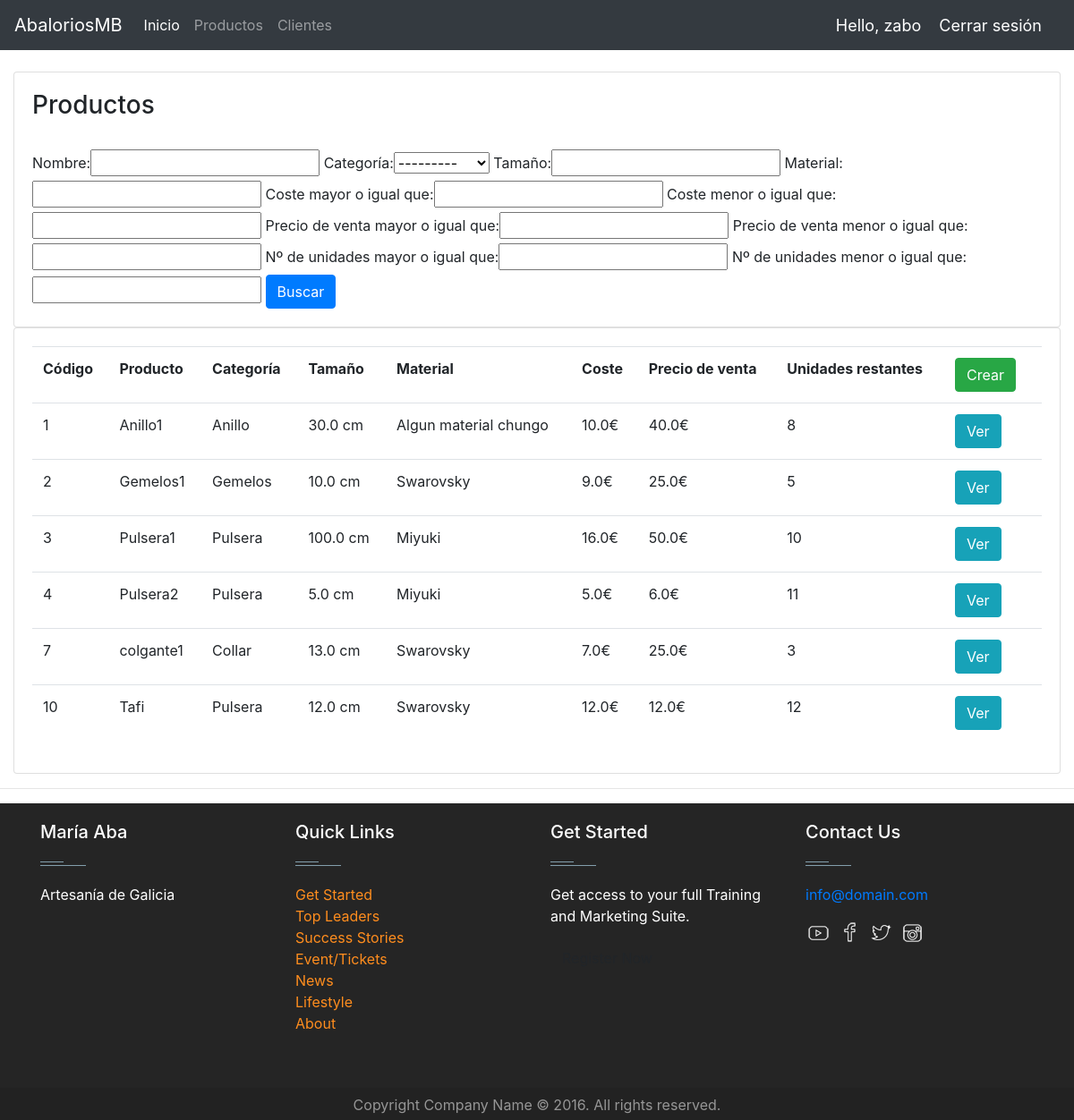
The app's page /products/ (signed in), older data.
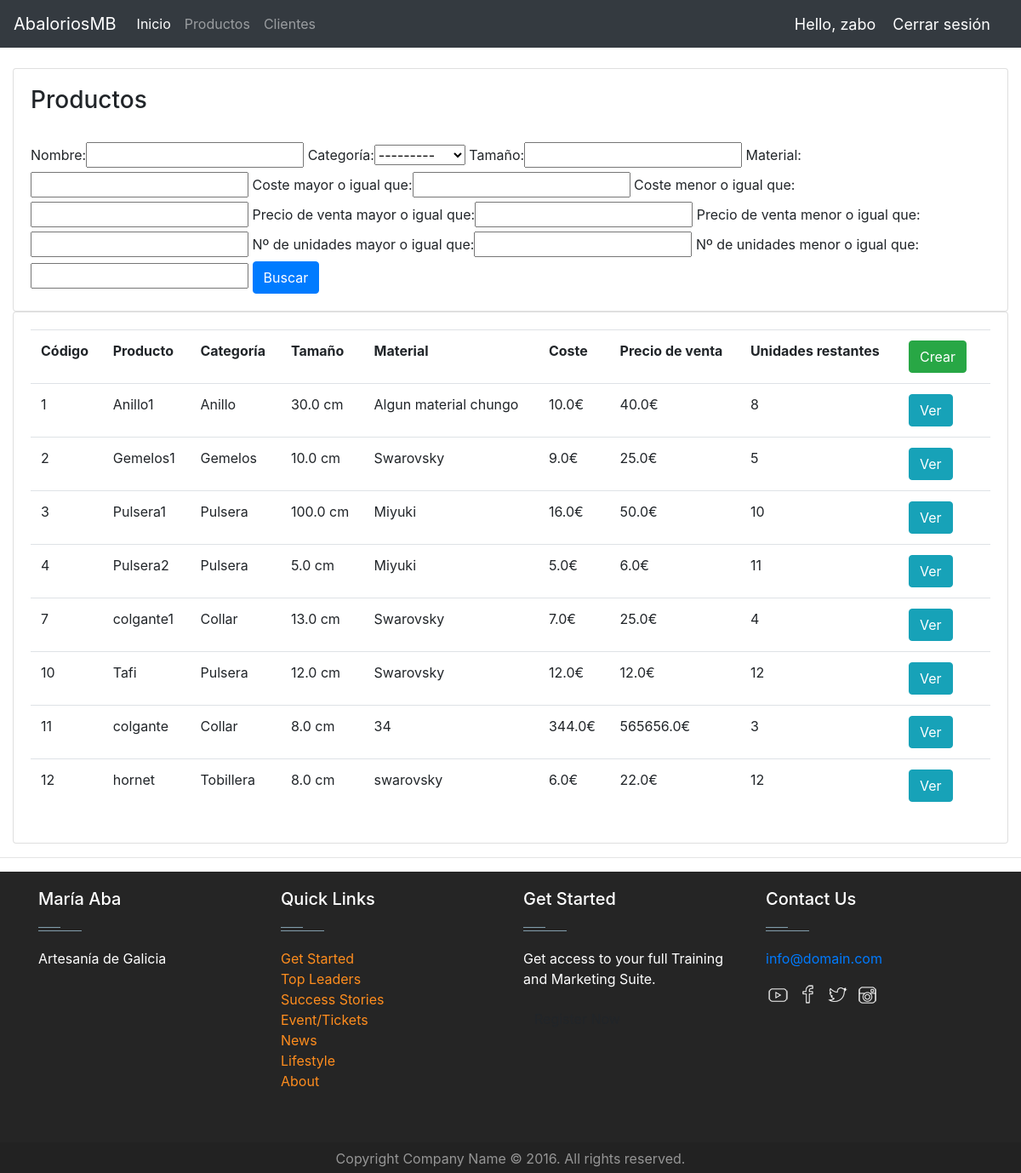
The same page, newer data.
### jewels/models.py (models this page shows, shortened)
class Product(models.Model):
    CATEGORY = (
        ('Pulsera', 'Pulsera'),
        ('Collar', 'Collar'),
        ('Gemelos', 'Gemelos'),
        ('Anillo', 'Anillo'),
        ('Llavero', 'Llavero'),
        ('Pendientes', 'Pendientes'),
        ('Brazalete', 'Brazalete'),
        ('Gargantilla', 'Gargantilla'),
        ('Colgante', 'Colgante'),
        ('Tobillera', 'Tobillera'),
    )
    name = models.CharField(max_length=200, null=True)
    product_pic = models.ImageField(default="", null=True, blank=True)
    category = models.CharField(max_length=200, null=True, choices=CATEGORY)
    size = models.FloatField(null=True)
    material = models.CharField(max_length=10000, null=True)
    cost_price = models.FloatField(null=True)
    sell_price = models.FloatField(null=True)
    description = models.CharField(max_length=1000, null=True, blank=True)
    units = models.IntegerField(null=True)
    date_created = models.DateTimeField(auto_now_add=True, null=True)

### jewels/decorators.py (the view)
        def wrapper_func(request, *args, **kwargs):
            group = None
            if request.user.groups.exists():
                group = request.user.groups.all()[0].name
            if group in allowed_roles:
                return view_func(request, *args, **kwargs)
            else:
                return HttpResponse('You are not authorized to view this page')

### jewels/views.py (called while the page is built)
@login_required(login_url='login')
@allowed_users(allowed_roles=['admin'])
def products(request):
    products = Product.objects.all().order_by("-id")
    myFilter = ProductFilter(request.GET, queryset=Product.objects.all())
    products = myFilter.qs
    context = {
        'products': products,
        'myFilter': myFilter,
    }
    return render(request, 'jewels/products.html', context)

### jewels/templates/jewels/products.html
{% extends 'jewels/main.html' %}
{% block content %}
    <br>
    <div class="container-fluid">
        <div class="row">
            <div class="col-md">
                <div class="card card-body">
                    <h3>Productos</h3>
                    <br>
                    <form action="" method="get">
                        {{ myFilter.form }}
                        <button class="btn btn-primary" type="submit">Buscar</button>
                    </form>
                </div>
                <div class="card card-body">
                    <table class="table"c>
                        <tr>
                            <th>Código</th>
                            <th>Producto</th>
                            <th>Categoría</th>
                            <th>Tamaño</th>
                            <th>Material</th>
                            <th>Coste</th>
                            <th>Precio de venta</th>
                            <th>Unidades restantes</th>
                            <th><a href="{% url 'create_product' %}">
                            <button class="btn btn-success float-left" style="margin-right: 10px;">Crear</button>
                        </a></th>
                        </tr>
                        {% for i in products %}
                            <tr>
                                <td>{{ i.id }}</td>
                                <td>{{ i.name }}</td>
                                <td>{{ i.category }}</td>
                                <td>{{ i.size }} cm</td>
                                <td>{{ i.material }}</td>
                                <td>{{ i.cost_price }}€</td>
                                <td>{{ i.sell_price }}€</td>
                                <td>{{ i.units }}</td>
                                <td><a href="{% url 'product' i.id %}" class="btn btn-info">Ver</a></td>
                            </tr>
                        {% endfor %}
                    </table>
                </div>
            </div>
        </div>
    </div>
{% endblock content%}

### jewels/templates/jewels/main.html (shortened to what this page needs)
{% load static %}
<!DOCTYPE html>
<html lang="en">
<head>
    <link rel="stylesheet" type="text/css" href="{% static 'css/main.css' %}">
    <link rel="stylesheet" href="https://stackpath.bootstrapcdn.com/bootstrap/4.5.0/css/bootstrap.min.css">
</head>
<body>
    {% include 'jewels/navbar.html' %}
    {% block content %}
    {% endblock %}
    <hr>
    <footer id="footer" class="footer-1">
        <div class="main-footer widgets-dark typo-light">
            <div class="container">
                <div class="row">
                    <div class="col-xs-12 col-sm-6 col-md-3">
                        <div class="widget subscribe no-box">
                            <h5 class="widget-title">María Aba<span></span></h5>
                            <p>Artesanía de Galicia </p>
                        </div>
                    </div>
                    <div class="col-xs-12 col-sm-6 col-md-3">
                        <div class="widget no-box">
                            <h5 class="widget-title">Quick Links<span></span></h5>
                            <ul class="thumbnail-widget">
                                <li>
                                    <div class="thumb-content"><a href="#.">Get Started</a></div>
                                </li>
                                <li>
                                    <div class="thumb-content"><a href="#.">Top Leaders</a></div>
                                </li>
                                <li>
                                    <div class="thumb-content"><a href="#.">Success Stories</a></div>
                                </li>
                                <li>
                                    <div class="thumb-content"><a href="#.">Event/Tickets</a></div>
                                </li>
                                <li>
                                    <div class="thumb-content"><a href="#.">News</a></div>
                                </li>
                                <li>
                                    <div class="thumb-content"><a href="#.">Lifestyle</a></div>
                                </li>
                                <li>
                                    <div class="thumb-content"><a href="#.">About</a></div>
                                </li>
                            </ul>
                        </div>
                    </div>
                    <div class="col-xs-12 col-sm-6 col-md-3">
                        <div class="widget no-box">
                            <h5 class="widget-title">Get Started<span></span></h5>
                            <p>Get access to your full Training and Marketing Suite.</p>
                            <a class="btn" href="#." target="_blank">Register Now</a>
                        </div>
                    </div>
                    <div class="col-xs-12 col-sm-6 col-md-3">
                        <div class="widget no-box">
                            <h5 class="widget-title">Contact Us<span></span></h5>
                            <p><a href="mailto:info@domain.com" title="glorythemes">info@domain.com</a></p>
                            <ul class="social-footer2">
                                <li class=""><a title="youtube" target="_blank" href="https://www.youtube.com/"><img
                                        alt="youtube" width="30" height="30"
></a>
                                </li>
                                <li class=""><a href="https://www.facebook.com/" target="_blank" title="Facebook"><img
                                        alt="Facebook" width="30" height="30"
></a>
                                </li>
                                <li class=""><a href="https://twitter.com" target="_blank" title="Twitter"><img
                                        alt="Twitter" width="30" height="30"
></a>
                                </li>
                                <li class=""><a title="instagram" target="_blank" href="https://www.instagram.com/"><img
                                        alt="instagram" width="30" height="30"
></a>
                                </li>
                            </ul>
                        </div>
                    </div>
                </div>
            </div>
        </div>
        <div class="footer-copyright">
            <div class="container">
                <div class="row">
                    <div class="col-md-12 text-center">
                        <p>Copyright Company Name © 2016. All rights reserved.</p>
                    </div>
                </div>
            </div>
        </div>
    </footer>
</body>
</html>

### jewels/templates/jewels/navbar.html (shortened to what this page needs)
{% load static %}
<nav class="navbar navbar-expand-lg navbar-dark bg-dark">
  <a class="navbar-brand" href="{% url 'home' %}">AbaloriosMB</a>
  <div class="collapse navbar-collapse" id="navbarNav">
    <ul class="navbar-nav">
        {% if request.user.is_staff %}
              <li class="nav-item active">
                <a class="nav-link" href="{% url 'home' %}">Inicio</a>
              </li>
              <li class="nav-item">
                <a class="nav-link" href="{% url 'products' %}">Productos</a>
              </li>
              <li class="nav-item">
                  <a class="nav-link" href="{% url 'customers' %}">Clientes</a>
              </li>
        {% else %}
            <li class="nav-item">
                <a href="{% url 'account' %}" class="nav-link">Ajustes</a>
            </li>
        {% endif %}
    </ul>
  </div>
    <span class="hello-msg">Hello, {{ request.user }}</span>
    <span><a class="hello-msg" href="{% url 'logout' %}">Cerrar sesión</a></span>
</nav>

### static/css/main.css (style rules this page uses)
body { background-color: #ebeff5; }
footer .main-footer { padding: 20px 0; background: #252525; }
footer ul { padding-left: 0; list-style: none; }
.footer-copyright { background: #222; padding: 5px 0; }
.footer-copyright p { color: #969696; margin: 2px 0 0; }
.widget { padding: 20px; margin-bottom: 40px; }
.widget.no-box { padding: 0; background-color: transparent; margin-bottom: 40px; box-shadow: none; -webkit-box-shadow: none; -moz-box-shadow: none; -ms-box-shadow: none; -o-box-shadow: none; }
.widget.subscribe p { margin-bottom: 18px; }
.widget li a { color: #ff8d1e; }
.widget-title { margin-bottom: 20px; }
.widget-title span { background: #839FAD none repeat scroll 0 0;display: block; height: 1px;margin-top: 25px;position: relative;width: 20%; }
.widget-title span::after { background: inherit;content: "";height: inherit; position: absolute;top: -4px;width: 50%; }
.typo-light h1, .typo-light h2, .typo-light h3, .typo-light h4, .typo-light h5, .typo-light h6, .typo-light p, .typo-light div, .typo-light span, .typo-light small { color: #fff; }
ul.social-footer2 { margin: 0;padding: 0; width: auto; }
ul.social-footer2 li { display: inline-block;padding: 0; }
ul.social-footer2 li a { display: block; height:30px;width: 30px;text-align: center; }
.btn { background-color: #ff8d1e; color:#fff; }

### jewels/templates/jewels/navbar.html (style rules this page uses)
.hello-msg { font-size: 18px; color: white; margin-right: 20px; }

Row changes from the older to the newer data that the page shows:
changed Product "colgante1": units "3" → "4"
added Product: id "11", name "colgante", category "Collar", size "8.0", material "34", cost_price "344.0", sell_price "565656.0", units "3"
added Product: id "12", name "hornet", category "Tobillera", size "8.0", material "swarovsky", cost_price "6.0", sell_price "22.0", units "12"
